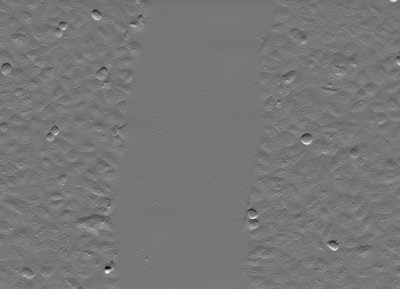
#> input picture Scratch_Analysis/scratch_images/Scratch0.jpg, 400 x 289 px; its folder holds only this picture in this run
$ python Scratch_Analysis.py
#> lines starting #> are read from the running program, lines starting #| are printed output that depends on the picture; after the words box and inside, x2 and y2 are one past the last pixel; in counts of white or black regions, pixels touching at a corner belong together

#%%
from skimage import io
from matplotlib import pyplot as plt
from skimage.morphology import disk
from skimage.filters.rank import entropy
from skimage.filters import threshold_otsu

#%%
def segment_img(img):
#> called with img = 'scratch_images/Scratch0.jpg'
    img = io.imread(image_path)
#> img is the input picture: shape (289, 400); min 0, max 255, mean 118.6
    # applying entropy to segment based to texture
    entropy_img = entropy(img,disk(10))
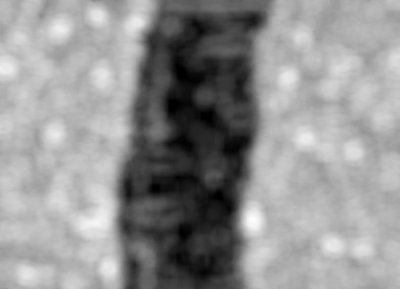
#> entropy_img: shape (289, 400) float64; min 0, max 6.29, mean 3.61; drawn with min black and max white
    # get threshold value and create a binary segmented image
    threshold_val = threshold_otsu(entropy_img)
#> threshold_val = 2.96
    segmented_img = entropy_img > threshold_val
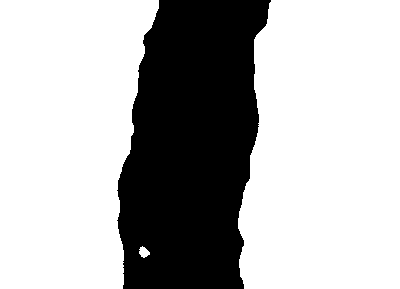
#> segmented_img: shape (289, 400) bool; 70.2% white; 1 black region, box (x1, y1, x2, y2) and area: (117, 0, 271, 289) 34396
    return segmented_img

#%%
import glob
import numpy as np

# storing scratch area collected over time
scratch_area_data = []
path = "scratch_images/*.*"

for image_path in glob.glob(path):
    segmented_img = segment_img(image_path)
    # quantify the scratch area and print
    scratch_area_percentage = (np.sum(segmented_img == False)/segmented_img.size)*100
#> scratch_area_percentage = 29.75
    scratch_area_data.append(scratch_area_percentage)

#%%
# lets plot the result
time_data = np.array([i for i in range(len(scratch_area_data))])
#> time_data = [0]

# applying linear regression
from scipy.stats import linregress
slop, intercept, *rest = linregress(time_data, scratch_area_data)
#> slop = nan; intercept = nan; rest = [0, nan, nan]

plt.plot(time_data,scratch_area_data,'bo')
plt.plot(time_data, (slop*time_data)+ intercept,label=f'y = {round(slop,2)}x + {round(intercept,2)}')
plt.xlabel('Days')
plt.ylabel('Scratch Area')
plt.title("Scratch Analysis")
plt.legend()
plt.show()
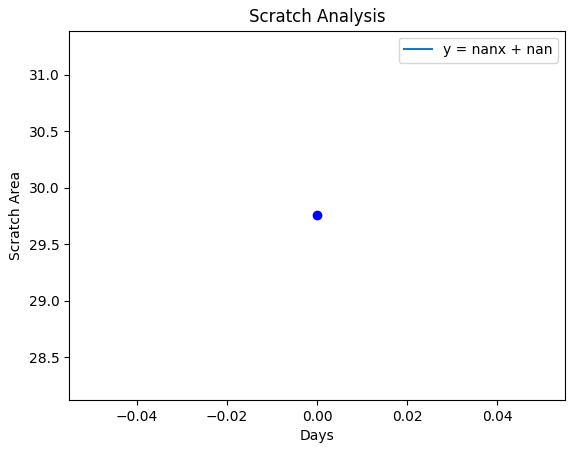
#> figure drawn by matplotlib, 1 panel

$ run again, on Scratch_Analysis/scratch_images/Scratch4.jpg
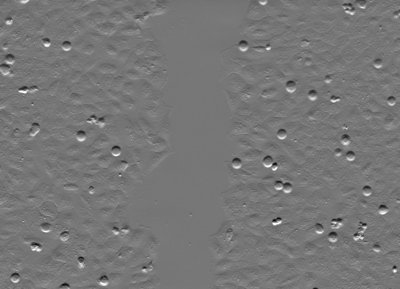
#> input picture Scratch_Analysis/scratch_images/Scratch4.jpg, 400 x 289 px
#> in segment_img, img is the input picture: shape (289, 400); min 0, max 255, mean 118.6
#> threshold_val = 3.09
#> in segment_img, `segmented_img = entropy_img > threshold_val`:
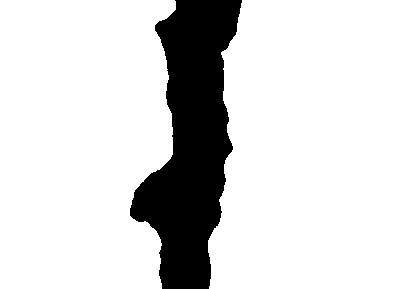
#> segmented_img: shape (289, 400) bool; 84.2% white; 1 black region, box (x1, y1, x2, y2) and area: (130, 0, 242, 289) 18280
#> scratch_area_percentage = 15.81
#> time_data = [0]
#> slop = nan; rest = [0, nan, nan]
#> `plt.show()`:
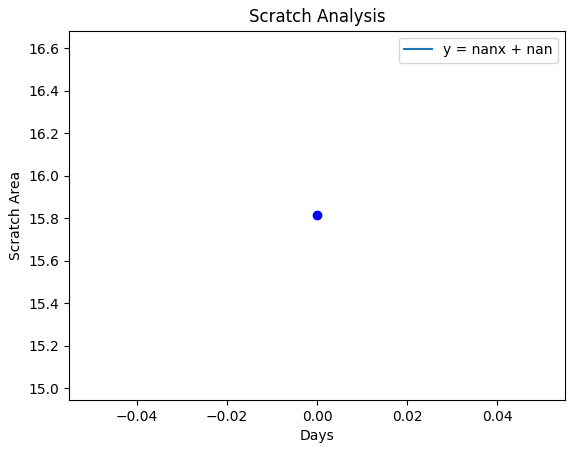
#> figure drawn by matplotlib, 1 panel

$ run again, on Scratch_Analysis/scratch_images/Scratch5.jpg
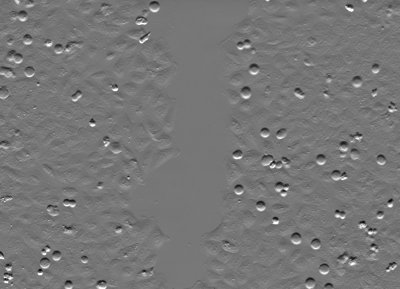
#> input picture Scratch_Analysis/scratch_images/Scratch5.jpg, 400 x 289 px
#> in segment_img, img is the input picture: shape (289, 400); min 7, max 255, mean 118.6
#> threshold_val = 3.21
#> in segment_img, `segmented_img = entropy_img > threshold_val`:
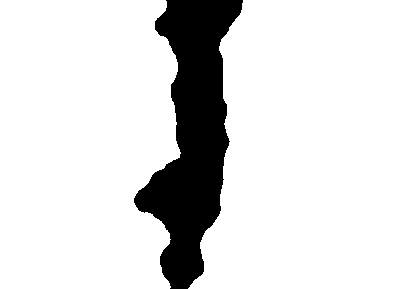
#> segmented_img: shape (289, 400) bool; 86.4% white; 1 black region, box (x1, y1, x2, y2) and area: (134, 0, 243, 289) 15761
#> scratch_area_percentage = 13.63
#> time_data = [0]
#> slop = nan; rest = [0, nan, nan]
#> `plt.show()`:
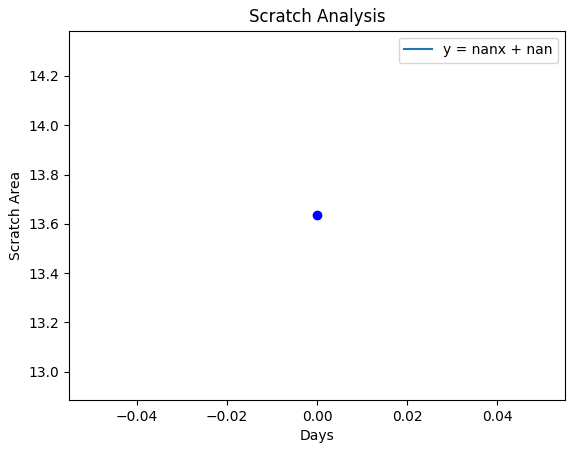
#> figure drawn by matplotlib, 1 panel

$ run again, on Scratch_Analysis/scratch_images/Scratch6.jpg
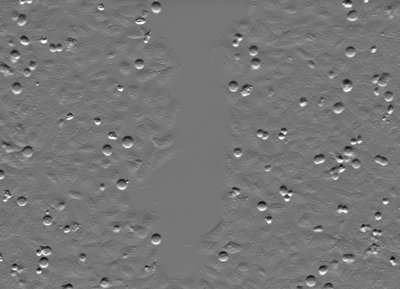
#> input picture Scratch_Analysis/scratch_images/Scratch6.jpg, 400 x 289 px
#> in segment_img, img is the input picture: shape (289, 400); min 0, max 255, mean 118.6
#> threshold_val = 3.26
#> in segment_img, `segmented_img = entropy_img > threshold_val`:
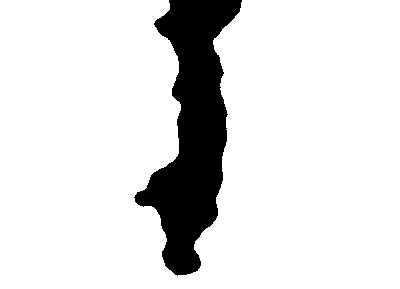
#> segmented_img: shape (289, 400) bool; 87.7% white; 1 black region, box (x1, y1, x2, y2) and area: (134, 0, 242, 276) 14236
#> scratch_area_percentage = 12.31
#> time_data = [0]
#> slop = nan; rest = [0, nan, nan]
#> `plt.show()`:
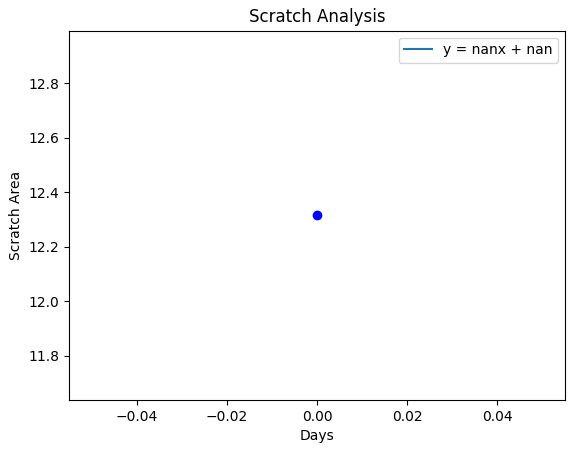
#> figure drawn by matplotlib, 1 panel
